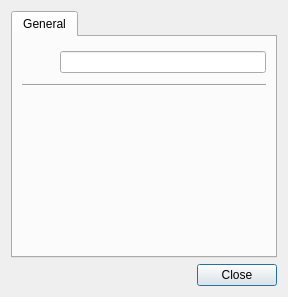
<?xml version="1.0" encoding="UTF-8"?>
<ui version="4.0">
 <class>PropertiesDialog</class>
 <widget class="QDialog" name="PropertiesDialog">
  <property name="geometry">
   <rect>
    <x>0</x>
    <y>0</y>
    <width>288</width>
    <height>297</height>
   </rect>
  </property>
  <property name="windowTitle">
   <string>Dialog</string>
  </property>
  <layout class="QVBoxLayout" name="verticalLayout_2">
   <item>
    <widget class="QTabWidget" name="tabWidget">
     <property name="currentIndex">
      <number>0</number>
     </property>
     <widget class="QWidget" name="tab">
      <attribute name="title">
       <string>General</string>
      </attribute>
      <layout class="QVBoxLayout" name="verticalLayout">
       <item>
        <layout class="QHBoxLayout" name="topHorizontalLayout">
         <item>
          <widget class="QLabel" name="imgIcon">
           <property name="minimumSize">
            <size>
             <width>32</width>
             <height>32</height>
            </size>
           </property>
           <property name="maximumSize">
            <size>
             <width>32</width>
             <height>32</height>
            </size>
           </property>
           <property name="frameShape">
            <enum>QFrame::NoFrame</enum>
           </property>
           <property name="text">
            <string/>
           </property>
           <property name="scaledContents">
            <bool>true</bool>
           </property>
          </widget>
         </item>
         <item>
          <widget class="QLineEdit" name="txtName">
           <property name="readOnly">
            <bool>true</bool>
           </property>
          </widget>
         </item>
        </layout>
       </item>
       <item>
        <widget class="Line" name="line">
         <property name="orientation">
          <enum>Qt::Horizontal</enum>
         </property>
        </widget>
       </item>
       <item>
        <layout class="QHBoxLayout" name="horizontalLayout">
         <item>
          <layout class="QVBoxLayout" name="nameColumn1Layout">
           <property name="spacing">
            <number>10</number>
           </property>
          </layout>
         </item>
         <item>
          <layout class="QVBoxLayout" name="valueColumn1Layout">
           <property name="spacing">
            <number>10</number>
           </property>
          </layout>
         </item>
        </layout>
       </item>
       <item>
        <spacer name="verticalSpacer">
         <property name="orientation">
          <enum>Qt::Vertical</enum>
         </property>
         <property name="sizeHint" stdset="0">
          <size>
           <width>20</width>
           <height>40</height>
          </size>
         </property>
        </spacer>
       </item>
      </layout>
     </widget>
    </widget>
   </item>
   <item>
    <layout class="QHBoxLayout" name="horizontalLayout_2">
     <item>
      <spacer name="horizontalSpacer">
       <property name="orientation">
        <enum>Qt::Horizontal</enum>
       </property>
       <property name="sizeHint" stdset="0">
        <size>
         <width>40</width>
         <height>20</height>
        </size>
       </property>
      </spacer>
     </item>
     <item>
      <widget class="QPushButton" name="pushButton">
       <property name="text">
        <string>Close</string>
       </property>
      </widget>
     </item>
    </layout>
   </item>
  </layout>
 </widget>
 <resources/>
 <connections/>
</ui>
